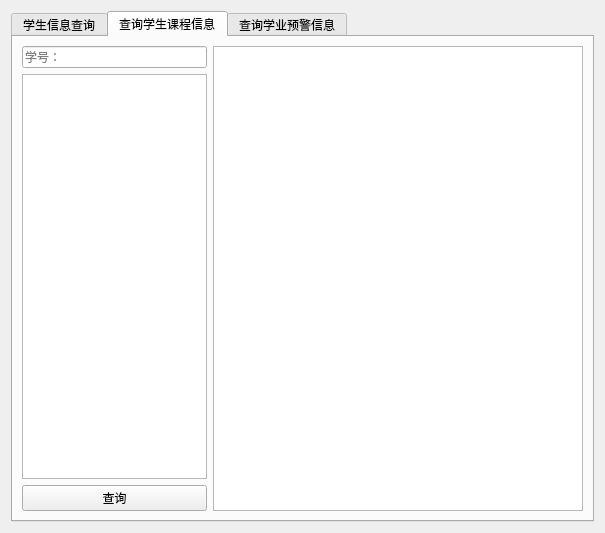
<?xml version="1.0" encoding="UTF-8"?>
<ui version="4.0">
 <class>Form</class>
 <widget class="QWidget" name="Form">
  <property name="geometry">
   <rect>
    <x>0</x>
    <y>0</y>
    <width>605</width>
    <height>533</height>
   </rect>
  </property>
  <property name="windowTitle">
   <string>Form</string>
  </property>
  <layout class="QVBoxLayout" name="verticalLayout_2">
   <item>
    <widget class="QTabWidget" name="tabWidget">
     <property name="currentIndex">
      <number>1</number>
     </property>
     <widget class="QWidget" name="widget">
      <attribute name="title">
       <string>学生信息查询</string>
      </attribute>
      <layout class="QHBoxLayout" name="horizontalLayout" stretch="1,2">
       <item>
        <layout class="QVBoxLayout" name="verticalLayout" stretch="0,0,0,0">
         <property name="spacing">
          <number>0</number>
         </property>
         <property name="topMargin">
          <number>100</number>
         </property>
         <property name="bottomMargin">
          <number>100</number>
         </property>
         <item>
          <widget class="QLineEdit" name="num_edit">
           <property name="placeholderText">
            <string>学号：</string>
           </property>
          </widget>
         </item>
         <item>
          <widget class="QLineEdit" name="name_edit">
           <property name="placeholderText">
            <string>姓名：</string>
           </property>
          </widget>
         </item>
         <item>
          <widget class="QComboBox" name="major_combobox">
           <property name="placeholderText">
            <string>专业：</string>
           </property>
          </widget>
         </item>
         <item>
          <widget class="QPushButton" name="search_button">
           <property name="text">
            <string>查询</string>
           </property>
          </widget>
         </item>
        </layout>
       </item>
       <item>
        <widget class="QTableView" name="tableView"/>
       </item>
      </layout>
     </widget>
     <widget class="QWidget" name="tab">
      <attribute name="title">
       <string>查询学生课程信息</string>
      </attribute>
      <layout class="QHBoxLayout" name="horizontalLayout_2" stretch="1,2">
       <item>
        <layout class="QVBoxLayout" name="verticalLayout_3">
         <item>
          <widget class="QLineEdit" name="num_edit2">
           <property name="placeholderText">
            <string>学号：</string>
           </property>
          </widget>
         </item>
         <item>
          <widget class="QTextEdit" name="total_score_edit"/>
         </item>
         <item>
          <widget class="QPushButton" name="search_button2">
           <property name="text">
            <string>查询</string>
           </property>
          </widget>
         </item>
        </layout>
       </item>
       <item>
        <widget class="QTableView" name="tableView_2"/>
       </item>
      </layout>
     </widget>
     <widget class="QWidget" name="tab_2">
      <attribute name="title">
       <string>查询学业预警信息</string>
      </attribute>
      <layout class="QHBoxLayout" name="horizontalLayout_3" stretch="1,2">
       <item>
        <layout class="QVBoxLayout" name="verticalLayout_4">
         <item>
          <widget class="QPushButton" name="search_button3">
           <property name="text">
            <string>查询</string>
           </property>
          </widget>
         </item>
        </layout>
       </item>
       <item>
        <widget class="QTableView" name="tableView_3"/>
       </item>
      </layout>
     </widget>
    </widget>
   </item>
  </layout>
 </widget>
 <resources/>
 <connections/>
</ui>
